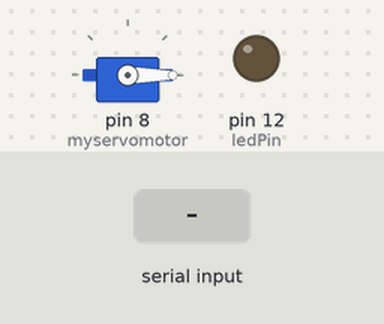
This sketch was run on a simulated Arduino Uno, built with avr-gcc and run on an emulated ATmega328P. Parts: servo, output pins drawn as LEDs (lit = HIGH). The inputs (shaded band) are chosen by the test bench.

Above: at 1.2 s.
1.3 s: "3" received over Serial
At 1.45 s:
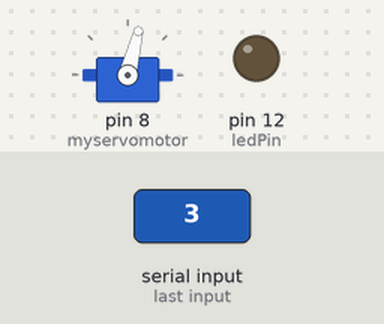
3.6 s: "6" received over Serial
At 4.8 s:
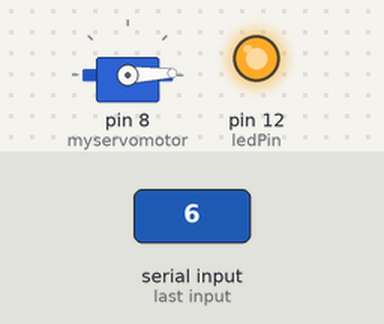
5.1 s: "2" received over Serial
At 7.0 s:
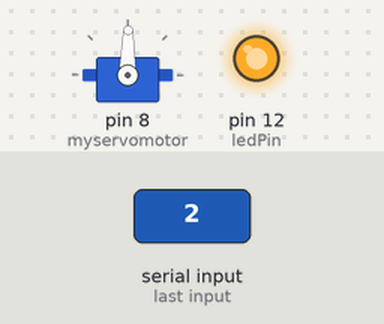
Timing chart, 0 to 8.5 s (numbered marks = the images above; inputs shaded):
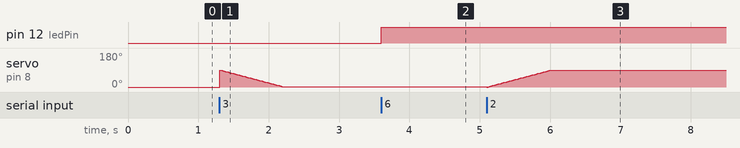

The sketch:

arduinocode.ino
```cpp
#include <SoftwareSerial.h> // gerekli olan kutuphane
#include <Servo.h> // servomotor icin gerekli olan kutuphane
Servo myservomotor;

int ledPin = 12; //led çıkışı
int state = 0;
int flag = 0;

void setup() {
 pinMode(ledPin, OUTPUT);
 digitalWrite(ledPin, LOW);
myservomotor.attach(8);  // arduinonun 8. pinini aktif yaptik.
myservomotor.write(0);  // motora ilk 0.derecesinden baslamasi komutunu verdik

 Serial.begin(9600); // Default connection rate for my BT module
}

void loop() {

 if(Serial.available() > 0){
 state = Serial.read();
 flag=0;


 if (state == '3')
 {


  for ( int derece = 90; derece > 1; derece-- )
  {
   myservomotor.write(derece);
   delay(10);
   }
 }

 else if (state == '2')
 {
 for(int derece = 0; derece < 90; derece++)
 {   // 180 derecelik aci yap
  myservomotor.write(derece);
  delay(10);
  }
 }

 else if (state == '6')
  {
    digitalWrite(ledPin, HIGH);
  }

  else if (state == '7')
  {
    digitalWrite(ledPin, LOW);
  }


 }

}
```

Measured:
- after the input at 3.6 s, pin 12 (ledPin): LOW → HIGH at once
